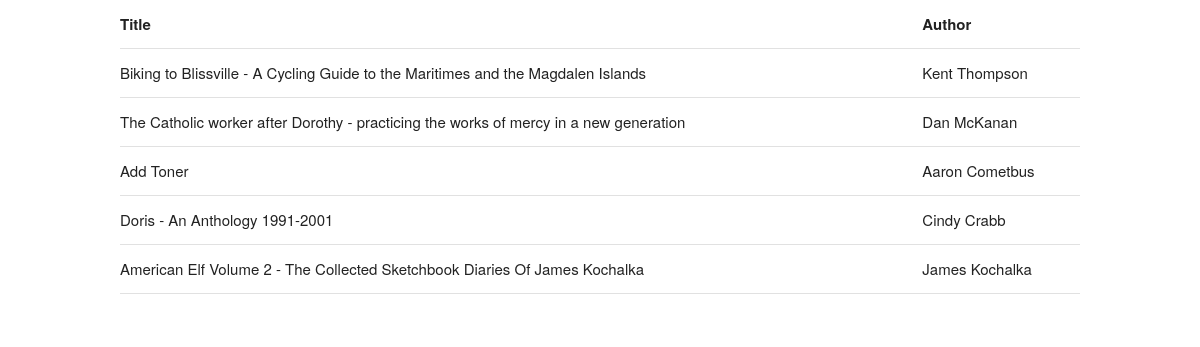
Page /list on the committed database.
### app/models.py (models this page shows, shortened)
class BookAuthor(db.Model):
	_id = db.Column(db.Integer, primary_key=True, unique=True)
	_authorId = db.Column(db.String(20), db.ForeignKey('author._authorId'))
	_bookId = db.Column(db.String(20), db.ForeignKey('book._bookId'))

class Author(db.Model):
	_id = db.Column(db.Integer, primary_key=True, unique=True)
	_authorId = db.Column(db.String(20), unique=True, nullable=False)
	_json = db.Column(db.String(7000), unique=False, nullable=True)
	_name = db.Column(db.String(7000), unique=False, nullable=True)

class Book(db.Model):
	_id = db.Column(db.Integer, primary_key=True, unique=True)
	_bookId = db.Column(db.String(20), unique=True, nullable=False)
	_bookJson = db.Column(db.String(7000), unique=False, nullable=True)
	_workJson = db.Column(db.String(7000), unique=False, nullable=True)
	_title = db.Column(db.String(200), unique=False, nullable=True)
	_subtitle = db.Column(db.String(200), unique=False, nullable=True)

### app/routes.py (the view)
@app.route('/list')
def show_recs():
	displayItems = ShowRecs.testShow()
	return render_template('list.html', records=displayItems)

### app/showRecords.py (called while the page is built)
	def testShow():
		displayObj = []
		booksListQuery = 	db.session.query(Book, BookAuthor, Author).\
							filter(Book._bookId==BookAuthor._bookId).\
							filter(BookAuthor._authorId==Author._authorId)
		booksList = booksListQuery.all()
		for b, ba, a in booksList:
			fullTitle = b._title
			if (b._subtitle):
				fullTitle = b._title + " - " + b._subtitle
			displayObj.append({'fullTitle':str(fullTitle), 'authorNm':str(a._name)})
		return displayObj

### app/templates/list.html
{% extends "base.html" %}
{% import 'book_table.html' as bookTable %}
{% block content %}
	{{ bookTable.makeBookTable(records) }}
{% endblock %}

### app/templates/base.html (shortened to what this page needs)
<!DOCTYPE html>
<html lang="en">
<head>
	<head>
		<link rel= "stylesheet" type= "text/css" href= "{{ url_for('static',filename='css/normalize.css') }}">
		<link rel="stylesheet" type= "text/css" href= "{{ url_for('static',filename='css/skeleton.css') }}">
	</head>
	<body>
		<div class="container">
			<div class="row">
			{% block content %}{% endblock %}
			</div>
		</div>
	<body>
</html>

### app/templates/book_table.html
{% macro makeBookTable(bookRecords) -%}
	<table class="u-full-width">
		<thead>
			<tr>
				<th>Title</th>
				<th>Author</th>
			</tr>
		</thead>
		<tbody>
			{% for bookRecord in bookRecords %}
			<tr>
				<td>{{bookRecord.fullTitle}}</td>
				<td>{{bookRecord.authorNm}}</td>
			</tr>
			{% endfor %}
		</tbody>
	</table>
{%- endmacro %}

### app/static/css/skeleton.css (style rules this page uses)
.container { position: relative; width: 100%; max-width: 960px; margin: 0 auto; padding: 0 20px; box-sizing: border-box; }
@media (min-width: 400px) { .container { width: 85%; padding: 0; } }
@media (min-width: 550px) { .container { width: 80%; } }
html { font-size: 62.5%; }
body { font-size: 1.5em; line-height: 1.6; font-weight: 400; font-family: "Raleway", "HelveticaNeue", "Helvetica Neue", Helvetica, Arial, sans-serif; color: #222; }
th, td { padding: 12px 15px; text-align: left; border-bottom: 1px solid #E1E1E1; }
th:first-child, td:first-child { padding-left: 0; }
th:last-child, td:last-child { padding-right: 0; }
pre, blockquote, dl, figure, table, p, ul, ol, form { margin-bottom: 2.5rem; }
.u-full-width { width: 100%; box-sizing: border-box; }
.container:after, .row:after, .u-cf { content: ""; display: table; clear: both; }

### rows in the picture
BookAuthor: fullTitle "Biking to Blissville - A Cycling Guide to the Maritimes and the Magdalen Islands", authorNm "Kent Thompson"
BookAuthor: fullTitle "The Catholic worker after Dorothy - practicing the works of mercy in a new generation", authorNm "Dan McKanan"
BookAuthor: fullTitle "Add Toner", authorNm "Aaron Cometbus"
BookAuthor: fullTitle "Doris - An Anthology 1991-2001", authorNm "Cindy Crabb"
BookAuthor: fullTitle "American Elf Volume 2 - The Collected Sketchbook Diaries Of James Kochalka", authorNm "James Kochalka"
